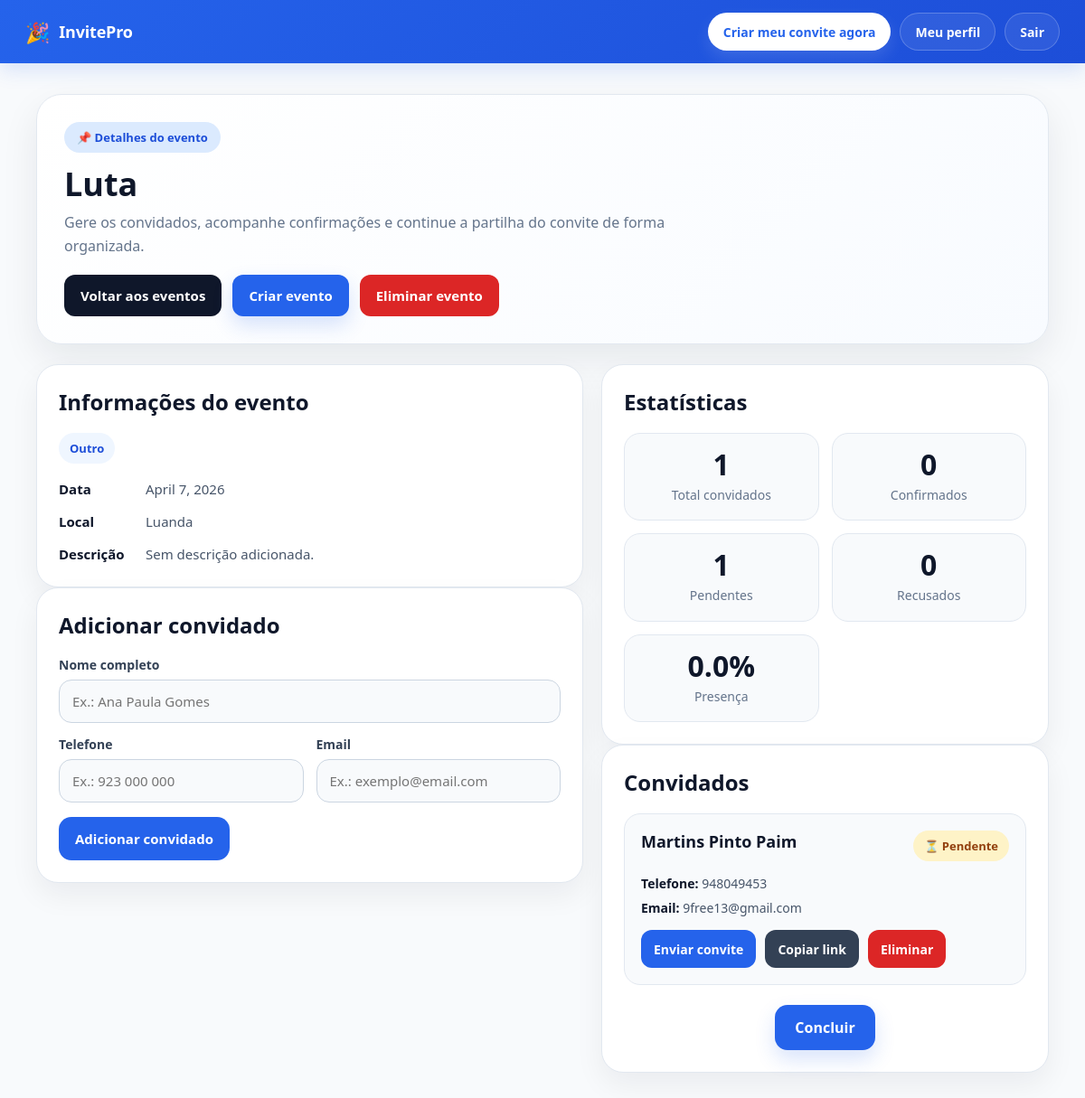
Page /event/19/ (signed in) on the earlier database version.
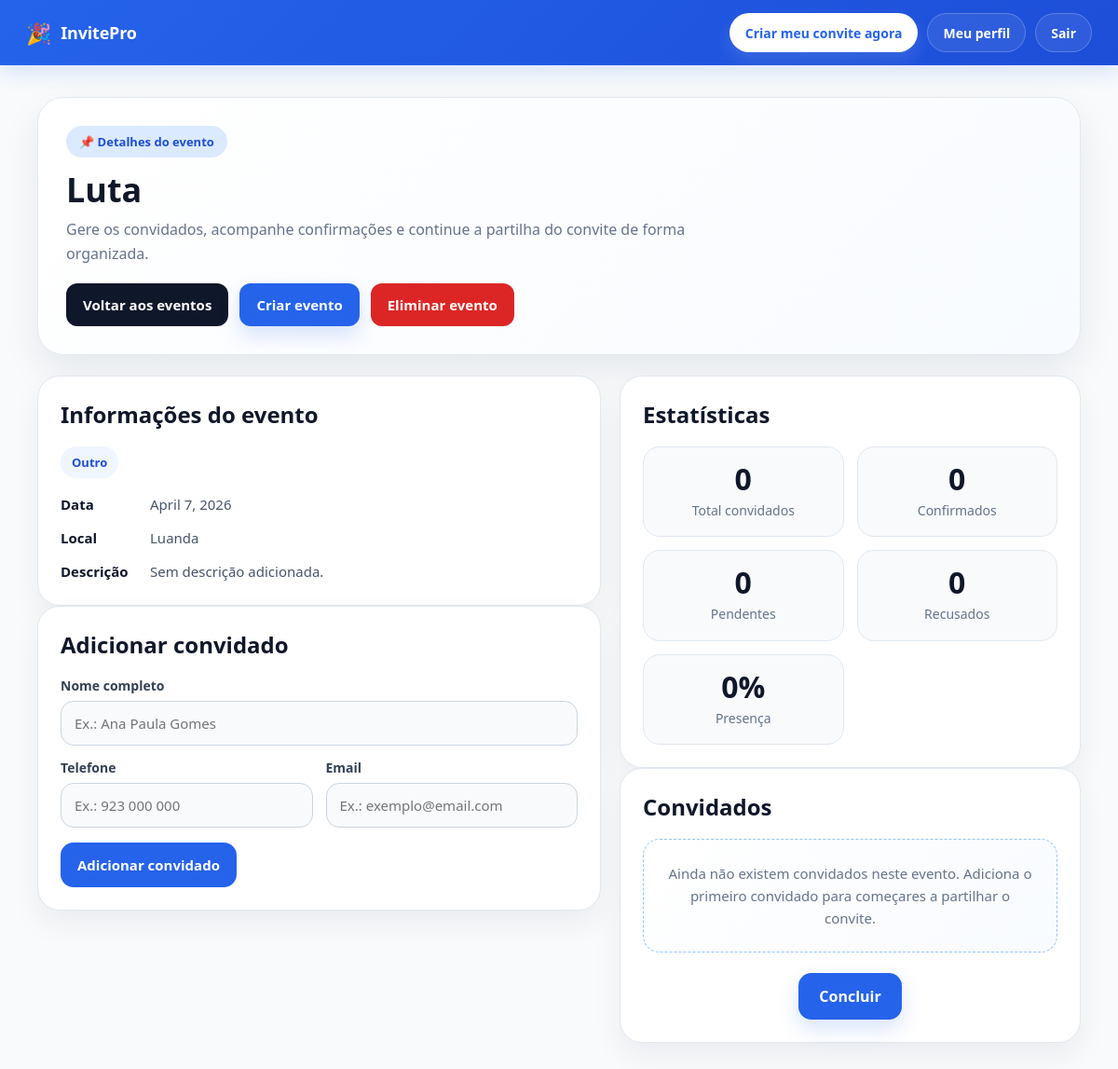
Same page on the later database version.
### guests/models.py (models this page shows, shortened)
class Guest(models.Model):
    STATUS_CHOICES = [
        ('pendente', 'Pendente'),
        ('confirmado', 'Confirmado'),
        ('recusado', 'Recusado'),
    ]
    event = models.ForeignKey(Event, on_delete=models.CASCADE)
    full_name = models.CharField(max_length=200)
    phone = models.CharField(max_length=20)
    email = models.EmailField(blank=True)
    status = models.CharField(max_length=20, choices=STATUS_CHOICES, default='pendente')
    token = models.UUIDField(default=uuid.uuid4, editable=False, unique=True)

### events/views.py (the view, shortened to what this page needs)
# urls.py: path('<int:event_id>/', views.event_detail, name='event_detail'),
def event_detail(request, event_id):
    event = get_object_or_404(Event, id=event_id)
    pending_event_id = request.session.get('pending_event_id')
    if event.owner:
        if not request.user.is_authenticated or event.owner != request.user:
            return redirect('/login/')
    else:
        if pending_event_id != event.id:
            return redirect('/login/')
    guests = Guest.objects.filter(event=event)
    total_guests = guests.count()
    confirmed_guests = guests.filter(status='confirmado').count()
    pending_guests = guests.filter(status='pendente').count()
    declined_guests = guests.filter(status='recusado').count()
    if total_guests > 0:
        percentage = round((confirmed_guests / total_guests) * 100, 1)
    else:
        percentage = 0
    return render(request, 'events/event_detail.html', {
        'event': event,
        'guests': guests,
        'total_guests': total_guests,
        'confirmed_guests': confirmed_guests,
        'pending_guests': pending_guests,
        'declined_guests': declined_guests,
        'percentage': percentage,
    })

### events/models.py (called while the page is built)
    def event_type_label(self):
        if self.event_type == 'outro' and self.custom_event_type:
            return self.custom_event_type
        return self.get_event_type_display()

### events/templates/events/event_detail.html (shortened to what the changed rows need)
{% extends "base.html" %}
{% block content %}
<div class="detail-wrapper">
    <div class="hero-card">
        <div class="hero-top">
            <div>
                <h1 class="hero-title">{{ event.name }}</h1>
            </div>
        </div>
    </div>
    <div class="detail-grid">
        <div>
            <div class="info-card">
                <h2 class="section-title">Informações do evento</h2>
            </div>
            <div class="form-card">
                <h2 class="section-title">Adicionar convidado</h2>
            </div>
        </div>
        <div>
            <div class="stats-card">
                <h2 class="section-title">Estatísticas</h2>
                <div class="stats-grid">
                    <div class="stat-box">
                        <div class="stat-number">{{ total_guests }}</div>
                        <div class="stat-label">Total convidados</div>
                    </div>
                    <div class="stat-box">
                        <div class="stat-number">{{ pending_guests }}</div>
                        <div class="stat-label">Pendentes</div>
                    </div>
                    <div class="stat-box">
                        <div class="stat-number">{{ percentage }}%</div>
                        <div class="stat-label">Presença</div>
                    </div>
                </div>
            </div>
            <div class="guests-card">
                <h2 class="section-title">Convidados</h2>
                {% if guests %}
                    <ul class="guest-list">
                        {% for guest in guests %}
                            <li class="guest-item">
                                <div class="guest-top">
                                    <div class="guest-name">{{ guest.full_name }}</div>
                                    {% if guest.status == 'confirmado' %}
                                        <div class="status confirmado">✅ Confirmado</div>
                                    {% elif guest.status == 'recusado' %}
                                        <div class="status recusado">🚫 Recusado</div>
                                    {% else %}
                                        <div class="status pendente">⏳ Pendente</div>
                                    {% endif %}
                                </div>
                                <div class="guest-meta">
                                    <div class="guest-meta-item"><strong>Telefone:</strong> {{ guest.phone|default:"Não informado" }}</div>
                                    <div class="guest-meta-item"><strong>Email:</strong> {{ guest.email|default:"Não informado" }}</div>
                                </div>
                                <div class="guest-buttons">
                                    <button class="guest-btn primary" onclick="enviarWhatsApp(
                                        '{{ guest.full_name }}',
                                        '{{ guest.event.name }}',
                                        '{{ guest.event.date }}',
                                        '{{ guest.event.location }}',
                                        '{{ guest.phone }}',
                                        '{{ guest.token }}'
                                    )">
                                        Enviar convite
                                    </button>
                                    <button class="guest-btn dark" onclick="copiarLink('https://invitation-app-auto.onrender.com/invite/{{ guest.token }}/')">
                                        Copiar link
                                    </button>
                                    <a href="{% url 'delete_guest' guest.id %}"
                                       class="guest-btn danger"
                                       onclick="return confirm('Tens a certeza que queres eliminar este convidado?');">
                                        Eliminar
                                    </a>
                                </div>
                            </li>
                        {% endfor %}
                    </ul>
                {% else %}
                    <div class="empty-box">
                        Ainda não existem convidados neste evento. Adiciona o primeiro convidado para começares a partilhar o convite.
                    </div>
                {% endif %}
                <div class="finish-box">
                    {% if event.owner %}
                        <a href="/event/?created=1" class="finish-btn">Concluir</a>
                    {% else %}
                        <a href="/login/" class="finish-btn">Concluir</a>
                    {% endif %}
                </div>
            </div>
        </div>
    </div>
</div>
{% endblock %}

Differences in the rows shown:
removed Guest: full_name "Martins Pinto Paim", status "⏳ Pendente", phone "948049453", email "9free13@gmail.com"
Other differences:
{{ total_guests }}: "1" → "0"
{{ pending_guests }}: "1" → "0"
{{ percentage }}: "0.0" → "0"
text now shown: "Ainda não existem convidados neste evento. Adiciona o primeiro convidado para começares a partilhar o convite."
